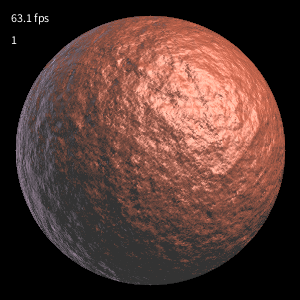
Frame 1 (no input)
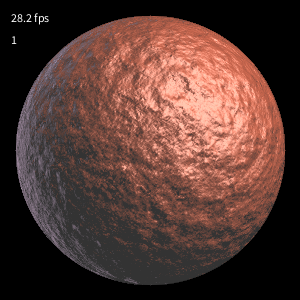
Frame 60 (the mouse pressed at the canvas centre just before this capture)
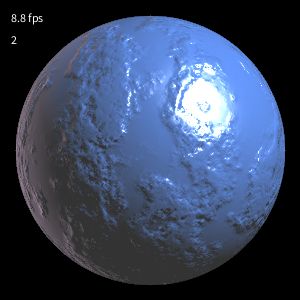
Frame 120 (the mouse held since frame 60 and released just before this capture)

The Processing sketch that drew these frames (run headless with seeded random() and noise(); from frame 60 on, the mouse is pressed at the canvas centre):

// Processing sketch: bumpysphere
// ── bumpysphere.pde
/*--------------------------------------------------------------
 Sketch:  BumpTexturedSphere.pde
   
 Simple examples of procedural bump mapped antialiased sphere.
 Original Author:  Ken Perlin
 see  http://mrl.nyu.edu/~perlin/homepage2006/bumpy/index.html
 and  http://cs.nyu.edu/~phs253/cg/assignment10/Sphere.java
   
 Adapted for OpenProcessing ... 2013-03-12  PG
   
 press 's' to save picture as 'BumpySphere.png'
 press mouse button to change bump mapping and surface color
 tags: bump mapping, texture, sphere, reflection, noise, surface,
       tracing, lightning
---------------------------------------------------------------*/
 
class BumpySphere
{
   // PARAMETERS
   int SURFACETYPES = 4;
   int surfaceType = 0;                        // SURFACE TYPE (0..3)
   int W = 0;
   int H = 0;
   PImage image;
    
   float surfaces[][][] =                      // SURFACES:
   {  // AMBIENT    DIFFUSE     SPECULAR
      {{.2,.2,.2}, {.6,.2,.1}, {.3,.3,.3, 4}}, // BROWN
      {{.2,.2,.2}, {.2,.4,.8}, {.3,.3,.3,20}}, // BLUISH
      {{.2,.2,.2}, {.6,.4,.3}, {.3,.3,.3, 5}}, // PAPERY
      {{.2,.2,.2}, {.3,.6,.2}, {.3,.3,.3, 9}}, // GRASS
   };
 
   float lights[][][] =                        // LIGHTS
   { // DIRECTION      // COLOR  // SCATTER
     {{.577, .577, .577},{1,1,1} ,{0,0,0}},
     {{-.707,   0,-.707},{0,0,0} ,{.5,.4,.5}},
   };
 
   // WORKING GLOBAL VARIABLES
   float normal[] = {0,0,0};    // SURFACE NORMAL VECTOR
   float color1[] = {0,0,0};    // SURFACE COLOR VECTOR
    
   BumpySphere(int ww, int hh)  // constructor
   {
       W = ww;
       H = hh;
       //println ("creating BumpySphere: w="+W+"  h="+H);
       image = new PImage(ww,hh);
   }
    
   // SET THE COLOR OF A SINGLE PIXEL
   public void draw()
   {
    float R = W/2-W/20; // RADIUS OF DISK
    int pix = 0;
    for (int y=0; y < H; y++)
     for (int x=0; x < W; x++)
     {
       // SEE WHETHER PIXEL IS WITHIN THE ANTIALIASED DISK
       float X = x-W/2;    // X RELATIVE TO DISK CENTER
       float Y = H/2-y;    // Y RELATIVE TO DISK CENTER
        
       // IF PIXEL IS IN THE DISK, THEN
       float t = disk(X*X+Y*Y, R);
       if (t > 0)
       {
         // COMPUTE POINT ON UNIT SPHERE (WHICH IS ALSO THE SURFACE NORMAL)
         normal[0] = X / R;
         normal[1] = Y / R;
         normal[2] = (float)Math.sqrt(1 - normal[0]*normal[0] - normal[1]*normal[1]);
 
         // SAMPLE THE FUNCTION FOUR TIMES TO GET GRADIENT INFO
         float f0 = f(normal[0]     ,normal[1]     ,normal[2]     ),
               fx = f(normal[0]+.01 ,normal[1]     ,normal[2]     ),
               fy = f(normal[0]     ,normal[1]+.01 ,normal[2]     ),
               fz = f(normal[0]     ,normal[1]     ,normal[2]+.01 );
 
         // SUBTRACT THE FUNCTION'S GRADIENT FROM THE SURFACE NORMAL
         normal[0] -= (fx - f0) * 200;
         normal[1] -= (fy - f0) * 200;
         normal[2] -= (fz - f0) * 200;
         normalize(normal);
 
         float s[][] = surfaces[surfaceType];
 
         // START WITH JUST AMBIENT COLOR
         color1[0] = s[0][0];
         color1[1] = s[0][1];
         color1[2] = s[0][2];
 
         for (int L = 0; L < lights.length; L++)  // ITERATE OVER ALL LIGHTS
         {
            // COMPUTE DIFFUSE AND SPECULAR REFLECTANCE FACTORS
            float spec = specular(normal, lights[L][0], s[2][3]);
            float diff = diffuse (normal, lights[L][0]);
 
            // SHADE THE PIXEL WITH PHONG ALGORITHM
            for (int i = 0 ; i < 3 ; i++)
               color1[i] += lights[L][1][i] * (s[1][i]*diff + s[2][i]*spec) + lights[L][2][i]*diff;
            }
 
         // CHANGE COLOR TO FIXED POINT AND SET COLORED PIXEL
         t *= 255;
         pixels[pix++] = color(round(t * color1[0])
                              ,round(t * color1[1])
                              ,round(t * color1[2]));
      }
      // IF BACKGROUND, THEN SET BLACK PIXEL
      else pixels[pix++] = color(0);
    }
   }
   // CHOOSE A TYPE OF SPACE FILLING TEXTURE
   float f(float x,float y,float z)
   {
      switch (surfaceType) {
        case 0:  return  0.03 * snoise(x,y,z, 8);
        case 1:  return  0.01 * stripes(x + 2*turbulence(x,y,z,2), 1.6);
        case 2:  return -0.10 * turbulence(x, y, z, 1)*.5 * turbulence(x, y, z, 1);      
        default: return -0.10 * turbulence(x,y,z, 2);
      }
   }
 
   // STRIPES TEXTURE (GOOD FOR MAKING MARBLE)
   float stripes(float x, float f)
   {
      double t = 0.5 + 0.5 * Math.sin(f * 2*Math.PI * x);
      return (float)(t * t - 0.5);
   }
 
   // TURBULENCE TEXTURE
   float turbulence(float x, float y, float z, float freq)
   {
      float t = -0.5;
      for ( ; freq <= W/12; freq *= 2)
         t += Math.abs(snoise(x,y,z,freq) / freq);
      return t;
   }
 
   // NOISE TEXTURE
   float snoise(float x, float y, float z, float freq)
   {
      float x1, y1, z1;
      freq *= 0.707;
      x1 = 0.707 * (x - z);
      z1 = freq * (x + z);
      y1 = freq * (x1 + y);
      x1 = freq * (x1 - y);
      return noise((x1 + 100)+frameCount*0.1, y1, z1);
   }
 
   // DIFFUSE REFLECTION
   float diffuse(float normal[], float light[])
   {
      return Math.max(0, normal[0]*light[0] + normal[1]*light[1] + normal[2]*light[2]);
   }
 
   // SPECULAR REFLECTION (SPECIAL CASE, WHERE CAMERA IS ALWAYS IN (0,0,1) DIRECTION)
   float r[] = {0,0,0};
   float specular(float normal[], float light[], float power)
   {
      r[0] = 2*normal[2]*normal[0];
      r[1] = 2*normal[2]*normal[1];
      r[2] = 2*normal[2]*normal[2] - normal[2];
      return (float)Math.pow(diffuse(r,light),power);
   }
 
   // COVERAGE OF ONE PIXEL BY A SMOOTH-EDGED DISK
   float disk(float rr, float radius)
   {
      float dd = rr - radius*radius;
      return dd >= 2*radius ? 0 : dd <= -2*radius ? 1 : (2*radius - dd) / (4*radius);
   }
 
   // NORMALIZE THE LENGTH OF A VECTOR
   void normalize(float v[])
   {
      float norm = (float)Math.sqrt(v[0]*v[0] + v[1]*v[1] + v[2]*v[2]);
      v[0] /= norm;
      v[1] /= norm;
      v[2] /= norm;
   }
    
   // ALLOW AN EXTERNAL CALLER TO SET THE SURFACE TYPE
   void setType(int t)
   {
     surfaceType = t % SURFACETYPES;
     //println ("type="+surfaceType);
   }
}
 
//--------------------------------------------------------------
BumpySphere planet;
int iWidth = 0;
int iHeight = 0;
//--------------------------------------------------------------
void setup()
{
  size (300,300);
  noiseDetail(5, 0.5);
}
//--------------------------------------------------------------
void draw()
{
  if ((iWidth != width) || (iHeight != height))
  { // window resizes e.g. because of zooming
    planet = new BumpySphere(width,height);
    iWidth = width;
    iHeight = height;
    println (width + "*" +height);
  }
  background(0);
  loadPixels();
  planet.draw();
  updatePixels();
  text (nf(frameRate,0,1)+" fps", 11,22);
  text (planet.surfaceType+1, 11,44);
}
//--------------------------------------------------------------
void mousePressed()
{
  planet.setType(planet.surfaceType+1);
}
//--------------------------------------------------------------
void keyPressed()
{
  if (key == 's') save("BumpySphere.png");
  // only for testing...
  else if (key == '-') size(width-1,height-1);
  else if (key == '+') size(width+1,height+1);
}
